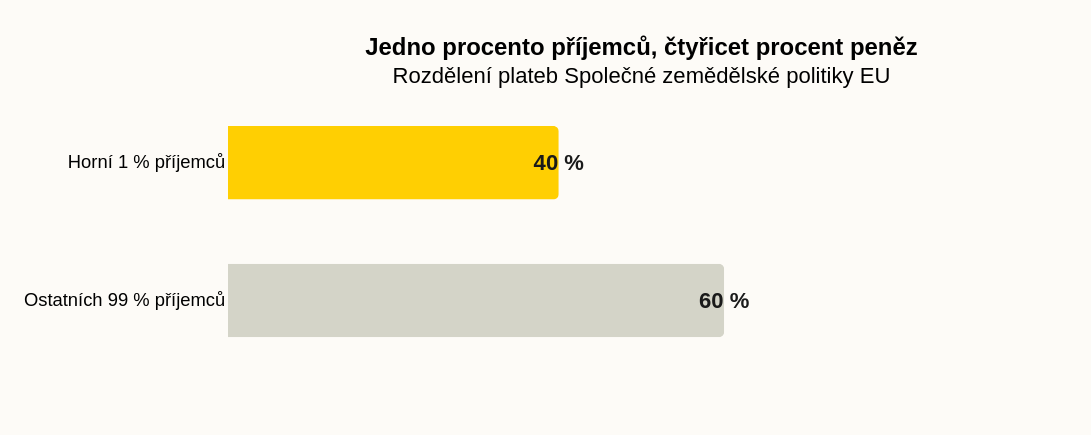

Specify this chart in Vega-Lite:
### Vega-Lite specification from a JSON file in a GitHub repository (floating-point values rounded to 4 significant figures)
{"_source": "Zdroj: SZIF / Greenpeace EU 2026", "$schema": "https://vega.github.io/schema/vega-lite/v5.json", "description": "Podíl zemědělských dotací podle velikosti příjemců", "width": 450, "height": 150, "padding": {"top": 20, "left": 12, "right": 20, "bottom": 36}, "autosize": {"type": "pad", "resize": true}, "background": "#fdfbf7", "title": {"text": "Jedno procento příjemců, čtyřicet procent peněz", "subtitle": "Rozdělení plateb Společné zemědělské politiky EU"}, "data": {"values": [{"skupina": "Horní 1 % příjemců", "podil": 40, "poradi": 1, "label": "40 %"}, {"skupina": "Ostatních 99 % příjemců", "podil": 60, "poradi": 2, "label": "60 %"}]}, "layer": [{"mark": {"type": "bar", "tooltip": true, "cornerRadiusEnd": 3, "height": 40}, "encoding": {"x": {"field": "podil", "type": "quantitative", "title": null, "scale": {"domain": [0, 100]}, "axis": {"grid": false, "domain": false, "ticks": false, "labels": false}}, "y": {"field": "skupina", "type": "nominal", "title": null, "axis": {"domain": false, "ticks": false}, "sort": {"field": "poradi"}}, "color": {"field": "skupina", "type": "nominal", "scale": {"domain": ["Horní 1 % příjemců", "Ostatních 99 % příjemců"], "range": ["#ffcf02", "#d4d4c8"]}, "legend": null}}}, {"mark": {"type": "text", "align": "center", "baseline": "middle", "fontSize": 12, "fontWeight": "bold"}, "encoding": {"x": {"field": "podil", "type": "quantitative", "scale": {"domain": [0, 100]}}, "dx": {"value": 16}, "y": {"field": "skupina", "type": "nominal", "sort": {"field": "poradi"}}, "text": {"field": "label"}, "color": {"value": "#1a1a1a"}}}], "config": {"view": {"stroke": "transparent"}}}
